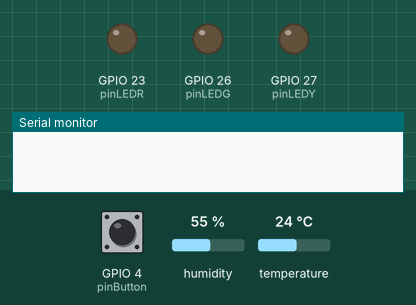
Simulated run of this sketch. Board: ESP32. Parts: output pins drawn as LEDs (lit = HIGH), the last lines printed to the serial monitor. The test bench sets the inputs (shaded band); at power-on: GPIO 4 (pinButton) LOW, temperature 24 °C, humidity 55 %.

Above: at 1.4 s.
1.5 s: GPIO 4 (pinButton) pulled HIGH for 1 s
At 3.6 s:
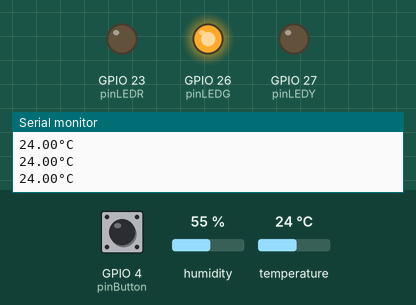
4.0 s: temperature set to 33 °C
5.5 s: temperature set to 36 °C
At 7.0 s:
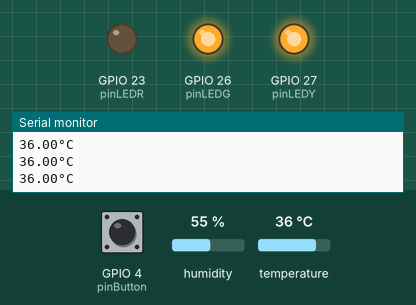
7.7 s: temperature set to 12 °C
At 9.4 s:
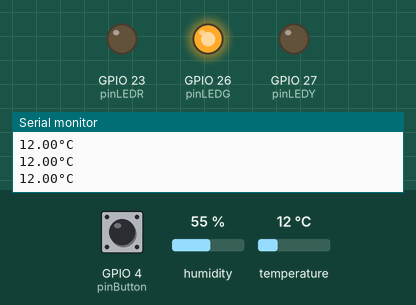
9.8 s: temperature set to 41 °C
At 10.6 s:
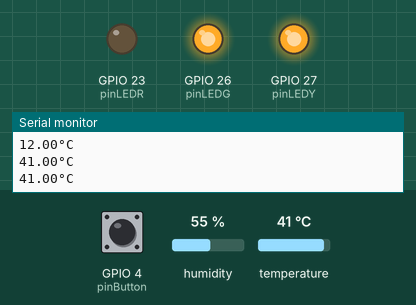
Timing chart, 0 to 12.8 s (numbered marks = the images above; inputs shaded):
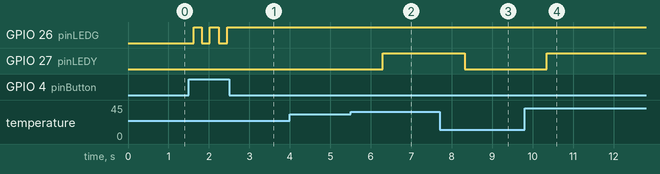

The sketch:

Project2.ino
```cpp
#include "DHT.h"  //import DHT library
const int pinDHT = 0;
const int pinButton = 4;
const int pinLEDR = 23;
const int pinLEDY = 27;
const int pinLEDG = 26;
#define DHTTYPE DHT11 //definisikan tipe DHT yang kita gunakan (DHT11/DHT22)
DHT dht(pinDHT, DHTTYPE);
int buttonState = 0;
boolean statusStart = false;

void setup() {
  // put your setup code here, to run once:
  Serial.begin(9600);
  pinMode(pinButton, INPUT);
  pinMode(pinLEDR, OUTPUT);
  pinMode(pinLEDY, OUTPUT);
  pinMode(pinLEDG, OUTPUT);
  dht.begin();
}

void loop() {
  // put your main code here, to run repeatedly:
  delay(200);
  buttonState = digitalRead(pinButton);
  float temperature = dht.readTemperature();
  if (isnan(temperature)) {
    Serial.println(F("Failed to read from DHT sensor!"));
    return;
  }
  if(buttonState == HIGH) {
    statusStart = !statusStart;
  }
  if(statusStart==1){
    if(temperature<35) {
      digitalWrite(pinLEDR, LOW);
      digitalWrite(pinLEDY, LOW);
      digitalWrite(pinLEDG, HIGH);
    } else if (temperature>=35 && temperature<=50) {
      digitalWrite(pinLEDR, LOW);
      digitalWrite(pinLEDY, HIGH);
      digitalWrite(pinLEDG, HIGH);
    } else if (temperature>50) {
      digitalWrite(pinLEDR, HIGH);
      digitalWrite(pinLEDY, HIGH);
      digitalWrite(pinLEDG, HIGH);
    }
    Serial.print(temperature);
    Serial.println(F("°C "));
  } else {
    digitalWrite(pinLEDR, LOW);
    digitalWrite(pinLEDY, LOW);
    digitalWrite(pinLEDG, LOW);
  }
}
```

Measured:
- the behaviour switches between 34 and 35 °C on temperature (found by bisection; images 1 and 2)
- after the input at 1.5 s, GPIO 26 (pinLEDG): alternates HIGH for 0.21 s and LOW for 0.20 s, 5 changes in all, then stays HIGH, starting after 0.12 s
- after the input at 5.5 s, GPIO 27 (pinLEDY): LOW → HIGH after 0.80 s
- after the input at 7.7 s, GPIO 27 (pinLEDY): HIGH → LOW after 0.62 s
- after the input at 9.8 s, GPIO 27 (pinLEDY): LOW → HIGH after 0.54 s
